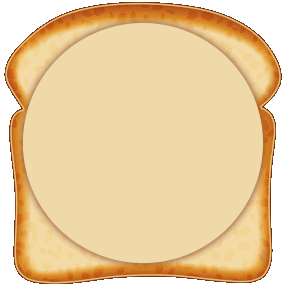
#> input picture source/overlay.gif, 288 x 288 px, given in place of basketball-slam-dunk.gif, which was not available
$ python main.py
#> lines starting #> are read from the running program, lines starting #| are printed output that depends on the picture; pictures that were not available may be replaced by others from this repository, and a replacement may not be noted
import os
os.makedirs("processing", exist_ok=True)

from PIL import Image, ImageDraw

def process_gif(input_path, overlay_path, output_path, output_frame_delay=500, target_duration=3500):
#> in process_gif, input_gif is the input picture: PIL image 288x288 P; mean R, G, B, A 229.3, 187.3, 126.3, 213.1
    def closest_factor(duration, factors):
        return min(factors, key=lambda x: abs(x - duration))

    def create_circular_mask(size):
        mask = Image.new('L', size, 0)
        ImageDraw.Draw(mask).ellipse((0, 0) + size, fill=255)
        return mask

    def apply_circular_mask(image):
        result = Image.new('RGBA', image.size)
        result.paste(image, (0, 0), create_circular_mask(image.size))
        return result

    def format_gif(img):
        total_duration = 0
        frames = []
        frame_duration = img.info['duration']
#> frame_duration = 480
        factors = [1,2,4,5,10,20, 25, 50, 100, 125, 250, 500]
        chosen_factor = closest_factor(frame_duration, factors)
#> chosen_factor = 500

        while True:
            try:
                frame = img.copy()
                frame = frame.resize((240, 240), Image.Resampling.LANCZOS)
                frame = apply_circular_mask(frame.convert("RGBA"))
                new_frame = Image.new('RGBA', (288, 288), (255, 255, 255, 0))
                position = ((new_frame.width - frame.width) // 2, (new_frame.height - frame.height) // 2)
                new_frame.paste(frame, position, frame)
                frames.append(new_frame)
                img.seek(img.tell() + 1)
                total_duration += chosen_factor
            except EOFError:
                break
#> this loop made 7 passes
#> total_duration on passes 1 to 6: 500, 1000, 1500, 2000, 2500, 3000
#> pass 1, in format_gif, `frame = frame.resize((240, 240), Image.Resampling.LANCZOS)`:
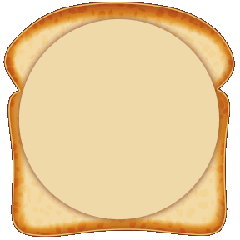
#> frame: PIL image 240x240 P; mean R, G, B, A 229.2, 187.3, 126.3, 213.3; transparent parts drawn white
#> pass 1, in format_gif, `frame = apply_circular_mask(frame.convert("RGBA"))`:
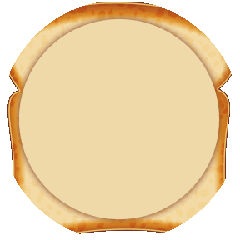
#> frame: PIL image 240x240 RGBA; mean R, G, B, A 183.9, 157.7, 114.4, 191.5; transparent parts drawn white
#> after the loop: img: PIL image 288x288 RGBA; every value is 0
#> after the loop, frames = 7 items; total_duration = 3000

        index = 0
        target_duration = output_frame_delay * 7
        while total_duration < target_duration:
            frames.append(frames[index % len(frames)].copy())
            total_duration += chosen_factor
            index += 1
#> this loop made 1 pass
#> (total_duration, index) on pass 1: (3500, 1)
#> after the loop, frames = 8 items; index = 1; total_duration = 3500

        return frames, chosen_factor

    def duplicate_frames(img, duplicate_count):
        frames = []
        while True:
            try:
                frame = img.copy()
                for _ in range(duplicate_count):
                    frames.append(frame.copy())
                img.seek(img.tell() + 1)
            except EOFError:
                break
        return frames

    def trim_gif(frames, target_duration):
        total_duration = 0
        trimmed_frames = []
        for frame in frames:
            duration = frame.info.get('duration', 100)
            if total_duration + duration > target_duration:
                break
            trimmed_frames.append(frame.copy())
            total_duration += duration
        return trimmed_frames

    with Image.open(input_path) as input_gif:
        formatted_frames, chosen_factor = format_gif(input_gif)
#> formatted_frames = 8 items; chosen_factor = 500

        with Image.open(overlay_path) as overlay_gif:
            duplicate_count = round(output_frame_delay / chosen_factor)
#> duplicate_count = 1
            overlay_frames = duplicate_frames(overlay_gif, duplicate_count)
#> the loop in duplicate_frames, `while True:` made 7 passes
#> pass 2, in duplicate_frames, `frame = img.copy()`:
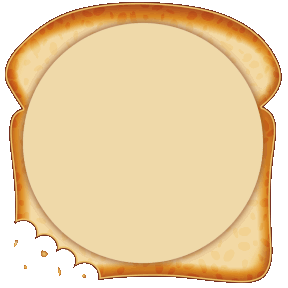
#> frame: PIL image 288x288 RGBA; mean R, G, B, A 228.9, 185.7, 123.8, 203.7; transparent parts drawn white
#> pass 3, in duplicate_frames, `frame = img.copy()`:
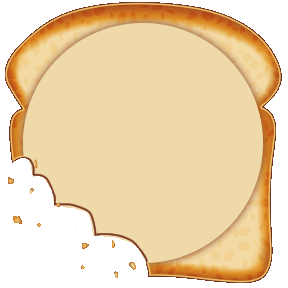
#> frame: PIL image 288x288 RGBA; mean R, G, B, A 168.2, 144.3, 105.2, 185.7; transparent parts drawn white
#> after the loop in duplicate_frames, `while True:`: frames = 7 items
#> overlay_frames = 7 items

        input_frames = [frame.copy().convert('RGBA') for frame in formatted_frames]
#> input_frames = 8 items
        overlay_frames = [frame.copy().convert('RGBA') for frame in overlay_frames]

        output_frames = []
        for i, frame in enumerate(input_frames):
            overlay_index = i % len(overlay_frames)
            overlay_frame = overlay_frames[overlay_index]
            overlay_frame = overlay_frame.resize((288, 288), Image.Resampling.LANCZOS)
            combined_frame = frame.copy()
            position = ((combined_frame.width - overlay_frame.width) // 2, (combined_frame.height - overlay_frame.height) // 2)
            combined_frame.paste(overlay_frame, position, overlay_frame)
            output_frames.append(combined_frame)
#> this loop made 8 passes
#> overlay_index on passes 1 to 8: 0, 1, 2, 3, 4, 5, 6, 0
#> pass 1, in process_gif, `combined_frame = frame.copy()`:
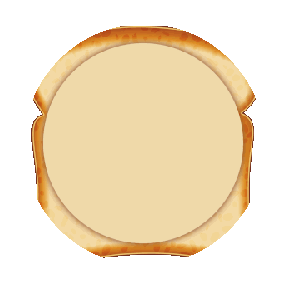
#> combined_frame: PIL image 288x288 RGBA; mean R, G, B, A 243.7, 227.8, 200.2, 133; transparent parts drawn white
#> pass 3, in process_gif, `combined_frame = frame.copy()`:
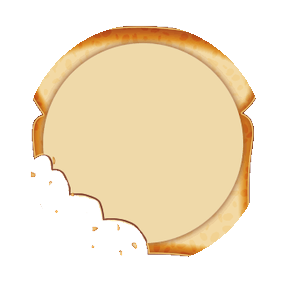
#> combined_frame: PIL image 288x288 RGBA; mean R, G, B, A 244.8, 230.9, 206.6, 118.3; transparent parts drawn white
#> after the loop, output_frames = 8 items

        trimmed_frames = trim_gif(output_frames, target_duration)
#> the loop in trim_gif, `for frame in frames:` made 8 passes
#> total_duration on passes 1 to 8: 100, 200, 300, 400, 500, 600, 700, 800
#> after the loop in trim_gif, `for frame in frames:`: total_duration = 800; trimmed_frames = 8 items
#> trimmed_frames = 8 items
        first_frame_duration = input_gif.info['duration']
#> first_frame_duration = 480
        trimmed_frames[0].save(
            output_path,
            save_all=True,
            append_images=trimmed_frames[1:],
            duration=[first_frame_duration] + [input_gif.info['duration']] * (len(trimmed_frames) - 1),
            loop=0,
            disposal=2
        )

process_gif(
    input_path='source/basketball-slam-dunk.gif', # the gif you want
    overlay_path='source/overlay.gif', # dont touch this
    output_path='output.gif' # where you want it save to
)
